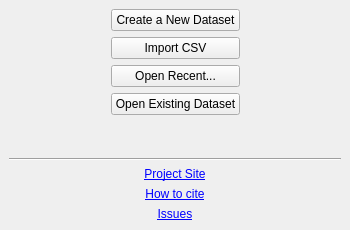
<?xml version="1.0" encoding="UTF-8"?>
<ui version="4.0">
 <class>WizardPage</class>
 <widget class="QWizardPage" name="WizardPage">
  <property name="geometry">
   <rect>
    <x>0</x>
    <y>0</y>
    <width>350</width>
    <height>230</height>
   </rect>
  </property>
  <property name="sizePolicy">
   <sizepolicy hsizetype="Preferred" vsizetype="Preferred">
    <horstretch>0</horstretch>
    <verstretch>0</verstretch>
   </sizepolicy>
  </property>
  <property name="windowTitle">
   <string>WizardPage</string>
  </property>
  <property name="title">
   <string>What would you like to do?</string>
  </property>
  <layout class="QVBoxLayout" name="workflowPageLayout">
   <property name="leftMargin"><number>0</number></property>
   <property name="topMargin"><number>0</number></property>
   <property name="rightMargin"><number>0</number></property>
   <property name="bottomMargin"><number>0</number></property>
   <item>
    <widget class="QScrollArea" name="pageScrollArea">
     <property name="focusPolicy"><enum>Qt::NoFocus</enum></property>
     <property name="frameShape"><enum>QFrame::NoFrame</enum></property>
     <property name="widgetResizable"><bool>true</bool></property>
     <widget class="QWidget" name="pageScrollContent">
      <property name="sizePolicy"><sizepolicy hsizetype="Ignored" vsizetype="Preferred"><horstretch>0</horstretch><verstretch>0</verstretch></sizepolicy></property>
      <layout class="QVBoxLayout" name="welcomeContentLayout">
       <item>
        <layout class="QHBoxLayout" name="welcomeActionsLayout">
     <item>
      <spacer name="horizontalSpacer_5">
       <property name="orientation">
        <enum>Qt::Horizontal</enum>
       </property>
       <property name="sizeHint" stdset="0">
        <size>
         <width>40</width>
         <height>20</height>
        </size>
       </property>
      </spacer>
     </item>
     <item>
      <layout class="QVBoxLayout" name="verticalLayout">
       <item>
        <widget class="QPushButton" name="create_new_btn">
         <property name="text">
          <string>Create a New Dataset</string>
         </property>
         <property name="icon">
          <iconset resource="../images/icons.qrc">
           <normaloff>:/function_icon_set/function_icon_set/add_48.png</normaloff>:/function_icon_set/function_icon_set/add_48.png</iconset>
         </property>
        </widget>
       </item>
       <item>
        <widget class="QPushButton" name="import_csv_btn">
         <property name="text">
          <string>Import CSV</string>
         </property>
         <property name="icon">
          <iconset resource="../images/icons.qrc">
           <normaloff>:/function_icon_set/function_icon_set/box_download_48.png</normaloff>:/function_icon_set/function_icon_set/box_download_48.png</iconset>
         </property>
        </widget>
       </item>
       <item>
        <widget class="QPushButton" name="open_recent_btn">
         <property name="text">
          <string>Open Recent...</string>
         </property>
         <property name="icon">
          <iconset resource="../images/icons.qrc">
           <normaloff>:/function_icon_set/function_icon_set/folder_48.png</normaloff>:/function_icon_set/function_icon_set/folder_48.png</iconset>
         </property>
        </widget>
       </item>
       <item>
        <widget class="QPushButton" name="open_btn">
         <property name="text">
          <string>Open Existing Dataset</string>
         </property>
         <property name="icon">
          <iconset resource="../images/icons.qrc">
           <normaloff>:/function_icon_set/function_icon_set/folder_48.png</normaloff>:/function_icon_set/function_icon_set/folder_48.png</iconset>
         </property>
        </widget>
       </item>
      </layout>
     </item>
     <item>
      <spacer name="horizontalSpacer_2">
       <property name="orientation">
        <enum>Qt::Horizontal</enum>
       </property>
       <property name="sizeHint" stdset="0">
        <size>
         <width>40</width>
         <height>20</height>
        </size>
       </property>
      </spacer>
     </item>
        </layout>
       </item>
   <item>
    <spacer name="verticalSpacer_2">
     <property name="orientation">
      <enum>Qt::Vertical</enum>
     </property>
     <property name="sizeHint" stdset="0">
      <size>
       <width>20</width>
       <height>9</height>
      </size>
     </property>
    </spacer>
   </item>
   <item>
    <widget class="Line" name="line">
     <property name="orientation">
      <enum>Qt::Horizontal</enum>
     </property>
    </widget>
   </item>
   <item>
    <layout class="QVBoxLayout" name="welcomeLinksLayout">
     <item>
      <widget class="QLabel" name="RCMS_onlineLabel">
       <property name="text">
        <string>&lt;a href=&quot;https://github.com/AliSalman-et-al/rc-metastudio&quot;&gt;Project Site&lt;/a&gt;</string>
       </property>
       <property name="alignment">
        <set>Qt::AlignCenter</set>
       </property>
       <property name="openExternalLinks">
        <bool>true</bool>
       </property>
      </widget>
     </item>
     <item>
      <widget class="QLabel" name="how_to_citeLabel">
       <property name="enabled">
        <bool>false</bool>
       </property>
       <property name="text">
        <string>&lt;a href=&quot;https://www.jstatsoft.org/article/view/v049i05&quot;&gt;How to cite&lt;/a&gt;</string>
       </property>
       <property name="alignment">
        <set>Qt::AlignCenter</set>
       </property>
       <property name="openExternalLinks">
        <bool>true</bool>
       </property>
      </widget>
     </item>
     <item>
      <widget class="QLabel" name="issue_feedback_label">
       <property name="text">
        <string>&lt;a href=&quot;https://github.com/AliSalman-et-al/rc-metastudio/issues&quot;&gt;Issues&lt;/a&gt;</string>
       </property>
       <property name="alignment">
        <set>Qt::AlignCenter</set>
       </property>
       <property name="openExternalLinks">
        <bool>true</bool>
       </property>
      </widget>
     </item>
    </layout>
   </item>
      </layout>
     </widget>
    </widget>
   </item>
  </layout>
 </widget>
 <resources>
  <include location="../images/icons.qrc"/>
 </resources>
 <connections/>
</ui>
